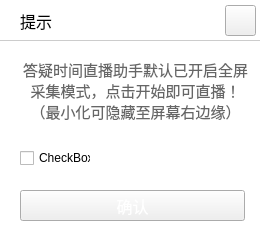
<?xml version="1.0" encoding="UTF-8"?>
<ui version="4.0">
 <class>UIScreenTip</class>
 <widget class="QWidget" name="UIScreenTip">
  <property name="geometry">
   <rect>
    <x>0</x>
    <y>0</y>
    <width>260</width>
    <height>236</height>
   </rect>
  </property>
  <property name="minimumSize">
   <size>
    <width>260</width>
    <height>236</height>
   </size>
  </property>
  <property name="windowTitle">
   <string>UIScreenTip</string>
  </property>
  <widget class="QLabel" name="back_label">
   <property name="geometry">
    <rect>
     <x>0</x>
     <y>0</y>
     <width>260</width>
     <height>236</height>
    </rect>
   </property>
   <property name="styleSheet">
    <string notr="true">background-color: rgb(255, 255, 255);</string>
   </property>
   <property name="text">
    <string/>
   </property>
  </widget>
  <widget class="QLabel" name="line_label">
   <property name="geometry">
    <rect>
     <x>0</x>
     <y>40</y>
     <width>340</width>
     <height>1</height>
    </rect>
   </property>
   <property name="styleSheet">
    <string notr="true">background-color: rgb(204, 204, 204);</string>
   </property>
   <property name="text">
    <string/>
   </property>
  </widget>
  <widget class="QLabel" name="label">
   <property name="geometry">
    <rect>
     <x>20</x>
     <y>10</y>
     <width>61</width>
     <height>21</height>
    </rect>
   </property>
   <property name="font">
    <font>
     <family>微软雅黑</family>
     <pointsize>12</pointsize>
    </font>
   </property>
   <property name="text">
    <string>提示</string>
   </property>
  </widget>
  <widget class="QLabel" name="label_2">
   <property name="geometry">
    <rect>
     <x>20</x>
     <y>50</y>
     <width>231</width>
     <height>81</height>
    </rect>
   </property>
   <property name="font">
    <font>
     <family>微软雅黑</family>
     <pointsize>11</pointsize>
    </font>
   </property>
   <property name="styleSheet">
    <string notr="true">
color: rgb(102, 102, 102);</string>
   </property>
   <property name="text">
    <string>答疑时间直播助手默认已开启全屏
采集模式，点击开始即可直播！
（最小化可隐藏至屏幕右边缘）</string>
   </property>
   <property name="alignment">
    <set>Qt::AlignCenter</set>
   </property>
  </widget>
  <widget class="QCheckBox" name="tip_checkBox">
   <property name="geometry">
    <rect>
     <x>20</x>
     <y>150</y>
     <width>71</width>
     <height>16</height>
    </rect>
   </property>
   <property name="cursor">
    <cursorShape>PointingHandCursor</cursorShape>
   </property>
   <property name="text">
    <string>CheckBox</string>
   </property>
  </widget>
  <widget class="QPushButton" name="ok_pushButton">
   <property name="geometry">
    <rect>
     <x>20</x>
     <y>190</y>
     <width>225</width>
     <height>31</height>
    </rect>
   </property>
   <property name="font">
    <font>
     <family>微软雅黑</family>
     <pointsize>12</pointsize>
    </font>
   </property>
   <property name="cursor">
    <cursorShape>PointingHandCursor</cursorShape>
   </property>
   <property name="styleSheet">
    <string notr="true">border-image: url(:/LoginWindow/images/chatBtnColor.png);
color: rgb(255, 255, 255);</string>
   </property>
   <property name="text">
    <string>确认</string>
   </property>
  </widget>
  <widget class="QPushButton" name="close_pushButton">
   <property name="geometry">
    <rect>
     <x>225</x>
     <y>5</y>
     <width>31</width>
     <height>31</height>
    </rect>
   </property>
   <property name="cursor">
    <cursorShape>PointingHandCursor</cursorShape>
   </property>
   <property name="styleSheet">
    <string notr="true">border-image: url(:/LoginWindow/images/btn_off.png);
border-image: url(:/LoginWindow/images/close.png);</string>
   </property>
   <property name="text">
    <string/>
   </property>
  </widget>
 </widget>
 <layoutdefault spacing="6" margin="11"/>
 <resources>
  <include location="loginwindow.qrc"/>
 </resources>
 <connections/>
</ui>
